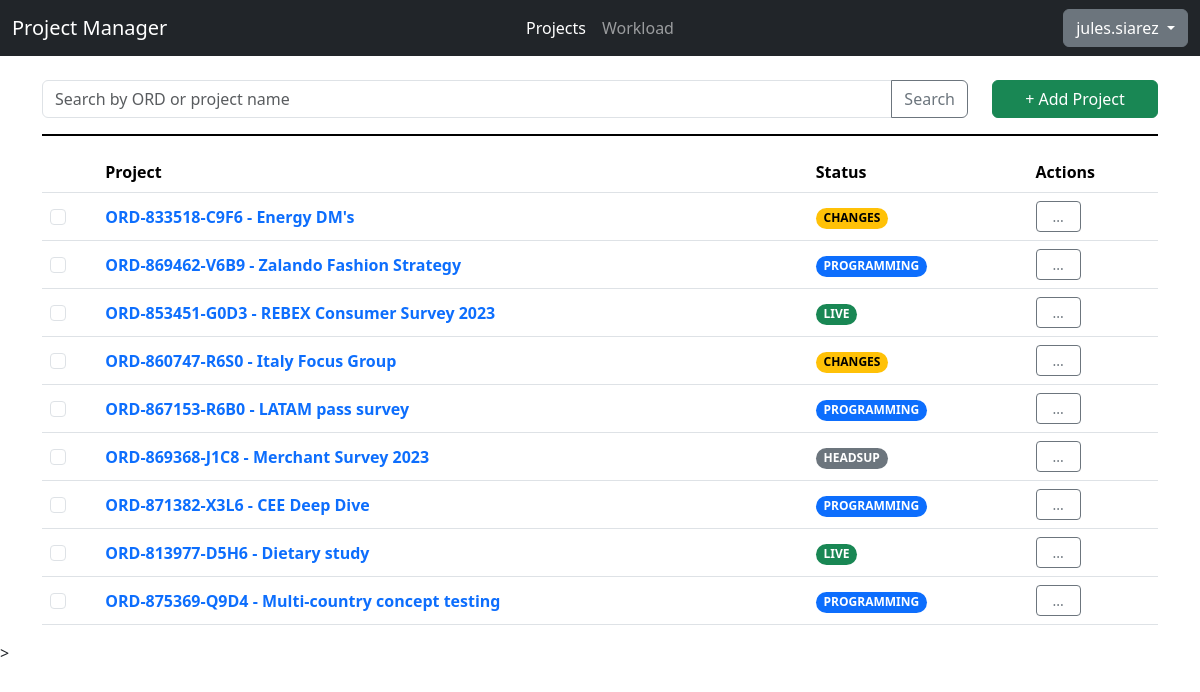
Screenshot of /projects/ (signed in) with the database file from the repository.
### api/models.py (models this page shows, shortened)
class Project(models.Model):
    STATUS_CHOICES = [
     ("Headsup","Headsup"),
     ("Programming","Programming"),
     ("Changes","Changes"),
     ("Live", "Live"),
     ("LiveChange", "Live Changes"),
     ("Closed", "Closed")
    ]
    REGION_CHOICES = [
      ("APAC","APAC"),
      ("EMEA","EMEA"),
      ("NA","NA")
    ]
    PLATFORM_CHOICES = [
      ("Decipher", "Decipher"),
      ("CMIX","CMIX"),
      ("Confirmit","Confirmit")
    ]
    __original_eta = None
    code = models.SlugField(max_length=8, default=generate_unique_code, unique=True)
    ord = models.CharField(max_length=15, unique=True, validators=[RegexValidator(regex="^ORD-[0-9]{6}-[0-9A-Z]{4}$", message="Please enter the ORD in ORD-XXXXX-XXXX format.")])
    project_name = models.CharField(max_length=200)
    status = models.CharField(max_length=20, default="Headsup", choices=STATUS_CHOICES)
    created_date = models.DateField(auto_now_add=True)
    region = models.CharField(max_length=10, blank=True, choices=REGION_CHOICES)
    pid = models.CharField(max_length=20, blank=True)
    platform = models.CharField(max_length=15, default="Decipher", choices=PLATFORM_CHOICES)
    eta = models.DateTimeField(null=True,blank=True)
    details = models.TextField(max_length=255, blank=True)
    creator = models.ForeignKey(User, on_delete=models.CASCADE,null=True)
    def __init__(self, *args, **kwargs):
        super().__init__(*args, **kwargs)
        self.__original_eta = self.eta
    def get_absolute_url(self):
        return reverse("project", args=[self.ord])

### testfront/views.py (the view)
# urls.py: path('', views.mainpage, name="projectall"),
@login_required
def mainpage(request):
    if "search" in request.GET:
        projects_list = search_project(request.GET["search"])
    else:
        projects_list = Project.objects.all()
    page_num = 1
    if "page" in request.GET:
        if str(request.GET["page"]).isdigit():
            page_num = int(request.GET["page"])
    paginator_result = paginator_setup(projects_list, page_num)
    return render(request, "testfront/projectlist.html", paginator_result)

### testfront/templates/testfront/projectlist.html (shortened to what this page needs)
{% extends "base.html" %}
{% load static %}
{% block css %} {% static "css/index.css" %} {% endblock %}
{% block body %}
      <form class="row">
        <div class="col-10">
          <div class="input-group">
          <input type="text" class="form-control" name="search" minlength="3" placeholder="Search by ORD or project name" aria-label="Search Project" aria-describedby="button-search">
          <button class="btn btn-outline-secondary" type="submit" id="button-search">Search</button>
          </div>
        </div>
        <div class="col-2 d-grid">
          <a role="button" class="btn btn-success" href="{% url "newproject" %}">
            + Add Project
          </a>
        </div>
      </form>
      <hr class="border-2 border-black opacity-100" />
      {% if projects|length > 0 %}
      <table class="table">
        <thead>
          <tr>
            <th scope="col">&nbsp;</th>
            <th scope="col">Project</th>
            <th scope="col text-center">Status</th>
            <th scope="col text-center">Actions</th>
          </tr>
        </thead>
        <tbody>
          {% for project in projects %}
          <tr>
            <th class="align-middle" scope="row"><input class="form-check-input" type="checkbox" value=""></th>
            <td class="align-middle"><a href="{{ project.get_absolute_url }}" class="fw-bold text-decoration-none">{{project.ord}} - {{project.project_name}}</a></td>
            <td class="align-middle"><span class="badge rounded-pill
              {% if project.status == "Headsup" %} text-bg-secondary {% endif %}
              {% if project.status == "Programming" %} text-bg-primary {% endif %}
              {% if project.status == "Changes" or project.status == "LiveChange" %} text-bg-warning {% endif %}
              {% if project.status == "Live" %} text-bg-success {% endif %}
            ">{{project.status|upper}}</span></td>
            <td class="align-middle">
              <div class="dropdown">
                <button class="px-3 py-1 btn btn-outline-secondary btn-sm" type="button" data-bs-toggle="dropdown" aria-expanded="false">
                  ...
                </button>
              </div>
          </td>
          </tr>
          {% endfor %}
        </tbody>
      </table>
      {% endif %}
{% endblock %}

### testfront/templates/base.html (shortened to what this page needs)
{% load static %}
<!DOCTYPE html>
<html lang="en">
  <head>
    <link rel="stylesheet" href="{% static "css/bootstrap.min.css" %}" />
    <link rel="stylesheet" href="{% block css %} {% endblock %}" />
  </head>
  <body>
    <nav class="navbar navbar-expand-lg bg-dark" data-bs-theme="dark">
      <div class="container-fluid">
        <div class="collapse navbar-collapse d-lg-flex" id="navbarNavAltMarkup">
          <a class="navbar-brand col-lg-3 me-auto">Project Manager </a>
          <div class="navbar-nav col-lg-6 justify-content-lg-center">
            <a class="nav-link active" aria-current="page" href="{% url "projectall" %}">Projects</a>
            <a class="nav-link" href="#">Workload</a>
          </div>
          <div class="d-lg-flex col-lg-3 justify-content-lg-end dropdown">
            <button class="btn btn-secondary dropdown-toggle" type="button" data-bs-toggle="dropdown" aria-expanded="false">
              {{user.username}}
            </button>
          </div>
        </div>
      </div>
    </nav>
    <main class="container mt-4">{% block body %} {% endblock %}</main>
    ></script>
  </body>
</html>

### rows the page displays
Project: ord "ORD-833518-C9F6", project_name "Energy DM's", status "CHANGES"
Project: ord "ORD-869462-V6B9", project_name "Zalando Fashion Strategy", status "PROGRAMMING"
Project: ord "ORD-853451-G0D3", project_name "REBEX Consumer Survey 2023", status "LIVE"
Project: ord "ORD-860747-R6S0", project_name "Italy Focus Group", status "CHANGES"
Project: ord "ORD-867153-R6B0", project_name "LATAM pass survey", status "PROGRAMMING"
Project: ord "ORD-869368-J1C8", project_name "Merchant Survey 2023", status "HEADSUP"
Project: ord "ORD-871382-X3L6", project_name "CEE Deep Dive", status "PROGRAMMING"
Project: ord "ORD-813977-D5H6", project_name "Dietary study", status "LIVE"
Project: ord "ORD-875369-Q9D4", project_name "Multi-country concept testing", status "PROGRAMMING"

### other values shown
{{ user.username }} "jules.siarez"
